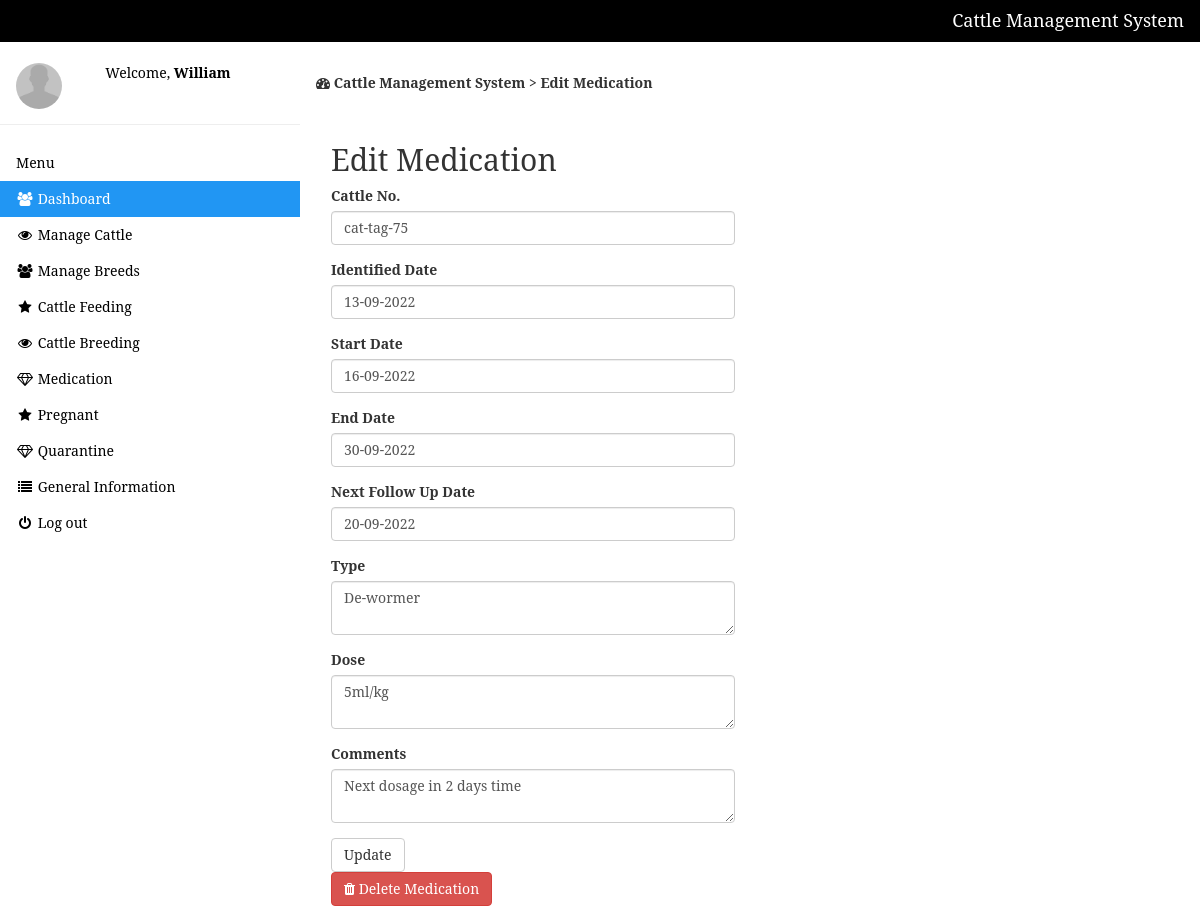
Page /edit-medicine.php?id=1 (signed in) on the committed database.
### tables this page shows
CREATE TABLE `medicine` (
  `id` int NOT NULL,
  `cattleno` varchar(50) NOT NULL,
  `identify_date` varchar(50) NOT NULL,
  `start_date` varchar(10) NOT NULL,
  `end_date` varchar(50) NOT NULL,
  `next_date` varchar(50) NOT NULL,
  `type` text NOT NULL,
  `dose` text NOT NULL,
  `comments` text NOT NULL
);

### edit-medicine.php (the view, shortened to what this page needs)
<?php include 'setting/system.php'; ?>
<?php include 'theme/head.php'; ?>
<?php include 'theme/sidebar.php'; ?>
<?php
 if(!$_GET['id'] OR empty($_GET['id']) OR $_GET['id'] == '')
 {
 	header('location: medicine.php');
 }else{
 	$cattleno = $identifydate = $startdate = $enddate = $nextdate = $type = $dose = $comments = "";
 	$id = (int)$_GET['id'];
 	$query = $db->query("SELECT * FROM medicine WHERE id = '$id' ");
 	$fetchObj = $query->fetchAll(PDO::FETCH_OBJ);
 	foreach($fetchObj as $obj){
       $cattleno = $obj->cattleno;
       $identifydate = $obj->identify_date;
	   $startdate = $obj->start_date;
	   $enddate = $obj->end_date;
	   $nextdate = $obj->next_date;
       $type = $obj->type;
       $dose = $obj->dose;
	   $comments = $obj->comments;
 	}
 }
?>
<div class="w3-main" style="margin-left:300px;margin-top:43px;">
  <header class="w3-container" style="padding-top:22px">
    <h5><b><i class="fa fa-dashboard"></i> Cattle Management System > Edit Medication</b></h5>
  </header>
<div class="w3-container" style="padding-top:22px">
 <div class="w3-row">
 	<div class="col-md-6">
 		<h2>Edit Medication</h2>
	 	<form method="post">
	 		<div class="form-group">
	 			<label class="control-label">Cattle No.</label>
	 			<input type="text" name="cattleno" class="form-control" value="<?php echo $cattleno; ?>">
	 		</div>
	 		<div class="form-group date" data-provide="datepicker">
	 			<label class="control-label">Identified Date</label>
	 			<input type="text" name="identify_date" class="form-control" value="<?php echo $identifydate; ?>">
	 		</div>
	 		<div class="form-group date" data-provide="datepicker">
	 			<label class="control-label">Start Date</label>
	 			<input type="text" name="start_date" class="form-control" value="<?php echo $startdate; ?>">
	 		</div>
	 		<div class="form-group date" data-provide="datepicker">
	 			<label class="control-label">End Date</label>
	 			<input type="text" name="end_date" class="form-control" value="<?php echo $enddate; ?>">
	 		</div>
             <div class="form-group date" data-provide="datepicker">
	 			<label class="control-label">Next Follow Up Date</label>
	 			<input type="text" name="next_date" class="form-control" value="<?php echo $nextdate; ?>">
	 		</div>
             <div class="form-group">
	 			<label class="control-label">Type</label>
	 			<textarea class="form-control" name="type"><?php echo $type; ?></textarea>
	 		</div>
             <div class="form-group">
	 			<label class="control-label">Dose</label>
	 			<textarea class="form-control" name="dose"><?php echo $dose; ?></textarea>
	 		</div>
	 		<div class="form-group">
	 			<label class="control-label">Comments</label>
	 			<textarea class="form-control" name="comments"><?php echo $comments; ?></textarea>
	 		</div>
	 		<button name="submit" type="submit" name="submit" class="btn btn-sn btn-default">Update</button>
	 	</form>
 	<a class="btn btn-danger btn-md" onclick="return confirm('Continue delete medication ?')" href="deleted.php?id=<?php echo $id ?>"><i class="fa fa-trash"></i> Delete Medication</a>
 </div>
</div>
</div>
</div>

### theme/head.php (style rules this page uses)
body { font-family: 'Serif'; background-color: #FFFFFF; }

### rows in the picture
medicine: cattleno "cat-tag-75", identify_date "13-09-2022", start_date "16-09-2022", end_date "30-09-2022", next_date "20-09-2022", type "De-wormer", dose "5ml/kg", comments "Next dosage in 2 days time"

### other values in the picture
NAME_ "Cattle Management System"
$_SESSION['user'] "William"
